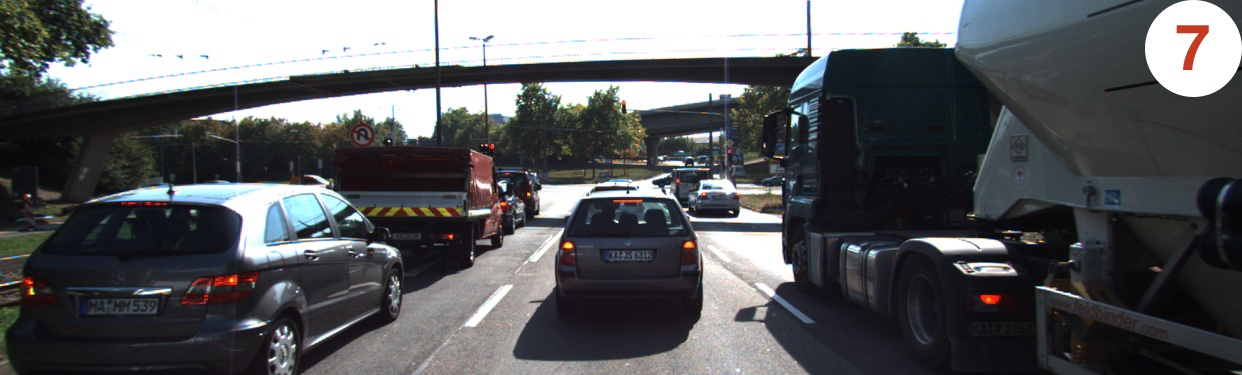
//> input picture src/my/descriptor_matching/images/img0007.jpg, 1242 x 375 px, given in place of 0000000000.png, which was not available
$ ./MidTermProject_Camera_Student   (built with g++ and OpenCV 4)
//> lines starting //> are read from the running program, lines starting //| are printed output that depends on the picture; pictures that were not available may be replaced by others from this repository, and a replacement may not be noted
### src/matching2D.hpp
#ifndef matching2D_hpp
#define matching2D_hpp

#include <stdio.h>
#include <iostream>
#include <sstream>
#include <iomanip>
#include <vector>
#include <cmath>
#include <limits>

#include <opencv2/core.hpp>
#include <opencv2/highgui/highgui.hpp>
#include <opencv2/imgproc/imgproc.hpp>
#include <opencv2/features2d.hpp>
#include <opencv2/xfeatures2d.hpp>
#include <opencv2/xfeatures2d/nonfree.hpp>

#include "dataStructures.h"


void detKeypointsHarris(std::vector<cv::KeyPoint> &keypoints, cv::Mat &img, bool bVis=false);
void detKeypointsShiTomasi(std::vector<cv::KeyPoint> &keypoints, cv::Mat &img, bool bVis=false);
void detKeypointsFAST(std::vector<cv::KeyPoint> &keypoints, cv::Mat &img, bool bVis=false);
void detKeypointsBRISK(std::vector<cv::KeyPoint> &keypoints, cv::Mat &img, bool bVis=false);
void detKeypointsSIFT(std::vector<cv::KeyPoint> &keypoints, cv::Mat &img, bool bVis=false);
void detKeypointsAkaze(std::vector<cv::KeyPoint> &keypoints, cv::Mat &img, bool bVis=false);
void detKeypointsORB(std::vector<cv::KeyPoint> &keypoints, cv::Mat &img, bool bVis=false);
void detKeypointsModern(std::vector<cv::KeyPoint> &keypoints, cv::Mat &img, std::string detectorType, bool bVis=false);
void descKeypoints(std::vector<cv::KeyPoint> &keypoints, cv::Mat &img, cv::Mat &descriptors, std::string descriptorType);
void matchDescriptors(std::vector<cv::KeyPoint> &kPtsSource, std::vector<cv::KeyPoint> &kPtsRef, cv::Mat &descSource, cv::Mat &descRef,
                      std::vector<cv::DMatch> &matches, std::string descriptorType, std::string matcherType, std::string selectorType);

#endif /* matching2D_hpp */

### src/dataStructures.h
#ifndef dataStructures_h
#define dataStructures_h

#include <vector>
#include <opencv2/core.hpp>


struct DataFrame { // represents the available sensor information at the same time instance

    cv::Mat cameraImg; // camera image

    std::vector<cv::KeyPoint> keypoints; // 2D keypoints within camera image
    cv::Mat descriptors; // keypoint descriptors
    std::vector<cv::DMatch> kptMatches; // keypoint matches between previous and current frame
};


#endif /* dataStructures_h */

### src/matching2D_Student.cpp
#include <numeric>
#include "matching2D.hpp"
/* INCLUDES FOR THIS PROJECT */
#include <iostream>
#include <fstream>
#include <sstream>
#include <iomanip>
#include <vector>
#include <cmath>
#include <limits>
#include <opencv2/core.hpp>
#include <opencv2/highgui/highgui.hpp>
#include <opencv2/imgproc/imgproc.hpp>
#include <opencv2/features2d.hpp>
#include <opencv2/xfeatures2d.hpp>
#include <opencv2/xfeatures2d/nonfree.hpp>

#include "dataStructures.h"
//#include "matching2D.hpp"


using namespace std;

// Find best matches for keypoints in two camera images based on several matching methods
void matchDescriptors(std::vector<cv::KeyPoint> &kPtsSource, std::vector<cv::KeyPoint> &kPtsRef, cv::Mat &descSource, cv::Mat &descRef,
                      std::vector<cv::DMatch> &matches, std::string descriptorType, std::string matcherType, std::string selectorType)
{
    // configure matcher
    bool crossCheck = false;
    cv::Ptr<cv::DescriptorMatcher> matcher;
    //BY ME--new vector definitions-----
    vector<vector<cv::DMatch>> matches_knn;
    vector<cv::DMatch> good_matches;
    int k=2;
    //----------

    if (matcherType.compare("MAT_BF") == 0)
    {
        //int normType = cv::NORM_HAMMING;
        int normType = descriptorType.compare("DES_BINARY") == 0 ? cv::NORM_HAMMING : cv::NORM_L2;
        matcher = cv::BFMatcher::create(normType, crossCheck);
        cout<<"BFF matching";
    }
    else if (matcherType.compare("MAT_FLANN") == 0)
    {
        if(descSource.type()!=CV_32F)
        {
            descSource.convertTo(descSource, CV_32F);
            descRef.convertTo(descRef, CV_32F);
        }
        int normType = descriptorType.compare("DES_BINARY") == 0 ? cv::NORM_HAMMING : cv::NORM_L2;
        matcher = cv::DescriptorMatcher::create(cv::DescriptorMatcher::FLANNBASED);
        cout<<"FLANN matching"<<endl;

    }

    // perform matching task
    if (selectorType.compare("SEL_NN") == 0)
    { // nearest neighbor (best match)
        matcher->match(descSource, descRef, matches); // Finds the best match for each descriptor in desc1
    }
    else if (selectorType.compare("SEL_KNN") == 0)
    { // k nearest neighbors (k=2)
        matcher->knnMatch(descSource,descRef,matches_knn,k);
    }

    if (selectorType.compare("SEL_KNN") == 0)
    {
        for(int i= 0;i<matches_knn[0].size();i++)
        {
            if(matches_knn[0][i].distance/matches_knn[1][i].distance < 0.8)
            {
                good_matches.push_back(matches_knn[0][1]);
            }
        }
    matches = good_matches;
    }
    // [11 lines of commented-out code are left out]

}

// Use one of several types of state-of-art descriptors to uniquely identify keypoints
void descKeypoints(vector<cv::KeyPoint> &keypoints, cv::Mat &img, cv::Mat &descriptors, string descriptorType)
{
    // select appropriate descriptor
    cv::Ptr<cv::DescriptorExtractor> extractor;
    cv::Ptr<cv::AKAZE> akaze_extractor = cv::AKAZE::create();
    if (descriptorType.compare("BRISK") == 0)
    {

        int threshold = 30;        // FAST/AGAST detection threshold score.
        int octaves = 3;           // detection octaves (use 0 to do single scale)
        float patternScale = 1.0f; // apply this scale to the pattern used for sampling the neighbourhood of a keypoint.

        extractor = cv::BRISK::create(threshold, octaves, patternScale);
    }
     else if((descriptorType.compare("AKAZE") == 0))
    {
        akaze_extractor = cv::AKAZE::create();
        akaze_extractor -> detectAndCompute(img, cv::noArray(), keypoints, descriptors);

    }
    else if((descriptorType.compare("ORB") == 0))
    {
        extractor = cv::ORB::create();
    }
    else if((descriptorType.compare("FREAK") == 0))
    {
        extractor = cv::xfeatures2d::FREAK::create();
    }
    else if((descriptorType.compare("SIFT") == 0))
    {
        extractor = cv::xfeatures2d::SIFT::create();
    }
      else if((descriptorType.compare("BRIEF") == 0))
    {
        extractor = cv::xfeatures2d::BriefDescriptorExtractor::create();
    }
    if((descriptorType.compare("AKAZE") != 0))
    {
        double t = (double)cv::getTickCount();

        extractor->compute(img, keypoints, descriptors);

        t = ((double)cv::getTickCount() - t) / cv::getTickFrequency();
        cout<<descriptorType << " descriptor extraction in " << 1000 * t / 1.0 << " ms" << endl;
    }
}

// Detect keypoints in image using the traditional Shi-Thomasi detector
// [100 lines left out: functions detKeypointsShiTomasi, detKeypointsHarris, not called in this run]

void detKeypointsFAST(vector<cv::KeyPoint> &keypoints, cv::Mat &img, bool bVis)
{
    int threshold = 30;
    bool NMS = true;
    cv::FastFeatureDetector::DetectorType type =  cv::FastFeatureDetector::TYPE_9_16;
    //cv::Ptr<cv::FeatureDetector> detector = cv::FastFeatureDetector::create(); even works without defining the type
    cv::Ptr<cv::FeatureDetector> detector = cv::FastFeatureDetector::create(threshold,NMS,type);

    double t = (double)cv::getTickCount();
    detector->detect(img,keypoints);
    t = ((double)cv::getTickCount() - t) / cv::getTickFrequency();
    cout << "FAST detection with n=" << keypoints.size() << " keypoints in " << 1000 * t / 1.0 << " ms" << endl;

        if (bVis)
    {
        cv::Mat visImage = img.clone();
        cv::drawKeypoints(img, keypoints, visImage, cv::Scalar::all(-1), cv::DrawMatchesFlags::DRAW_RICH_KEYPOINTS);
        string windowName = "FAST Corner Detector Results";
        cv::namedWindow(windowName, 6);
        imshow(windowName, visImage);
        cv::waitKey(0);
    }

    t = ((double)cv::getTickCount() - t) / cv::getTickFrequency();
    cout << "FAST n=" << keypoints.size() << " keypoints in " << 1000 * t / 1.0 << " ms" << endl;
    // [8 lines of commented-out code are left out]
}

// [77 lines left out: functions detKeypointsBRISK, detKeypointsSIFT, detKeypointsAkaze, detKeypointsORB, not called in this run]

### src/MidTermProject_Camera_Student.cpp
/* INCLUDES FOR THIS PROJECT */
#include <iostream>
#include <fstream>
#include <sstream>
#include <iomanip>
#include <vector>
#include <cmath>
#include <limits>
#include <opencv2/core.hpp>
#include <opencv2/highgui/highgui.hpp>
#include <opencv2/imgproc/imgproc.hpp>
#include <opencv2/features2d.hpp>
#include <opencv2/xfeatures2d.hpp>
#include <opencv2/xfeatures2d/nonfree.hpp>

#include "dataStructures.h"
#include "matching2D.hpp"

using namespace std;

/* MAIN PROGRAM */
int main(int argc, const char *argv[])
{

    /* INIT VARIABLES AND DATA STRUCTURES */

    // data location
    string dataPath = "../";

    // camera
    string imgBasePath = dataPath + "images/";
    string imgPrefix = "KITTI/2011_09_26/image_00/data/000000"; // left camera, color
    string imgFileType = ".png";
    int imgStartIndex = 0; // first file index to load (assumes Lidar and camera names have identical naming convention)
    int imgEndIndex = 9;   // last file index to load
    int imgFillWidth = 4;  // no. of digits which make up the file index (e.g. img-0001.png)

    // misc
    int dataBufferSize = 2;       // no. of images which are held in memory (ring buffer) at the same time
    vector<DataFrame> dataBuffer; // list of data frames which are held in memory at the same time
    bool bVis = false;            // visualize results

    /* MAIN LOOP OVER ALL IMAGES */

    for (size_t imgIndex = 0; imgIndex <= imgEndIndex - imgStartIndex; imgIndex++)
    {
        /* LOAD IMAGE INTO BUFFER */

        // assemble filenames for current index
        ostringstream imgNumber;
        imgNumber << setfill('0') << setw(imgFillWidth) << imgStartIndex + imgIndex;
        string imgFullFilename = imgBasePath + imgPrefix + imgNumber.str() + imgFileType;

        // load image from file and convert to grayscale
        cv::Mat img, imgGray;
        img = cv::imread(imgFullFilename);
//> img is the input picture: 375 rows x 1242 cols, CV_8UC3; mean B, G, R 94.7, 92.3, 90.9
        cv::cvtColor(img, imgGray, cv::COLOR_BGR2GRAY);
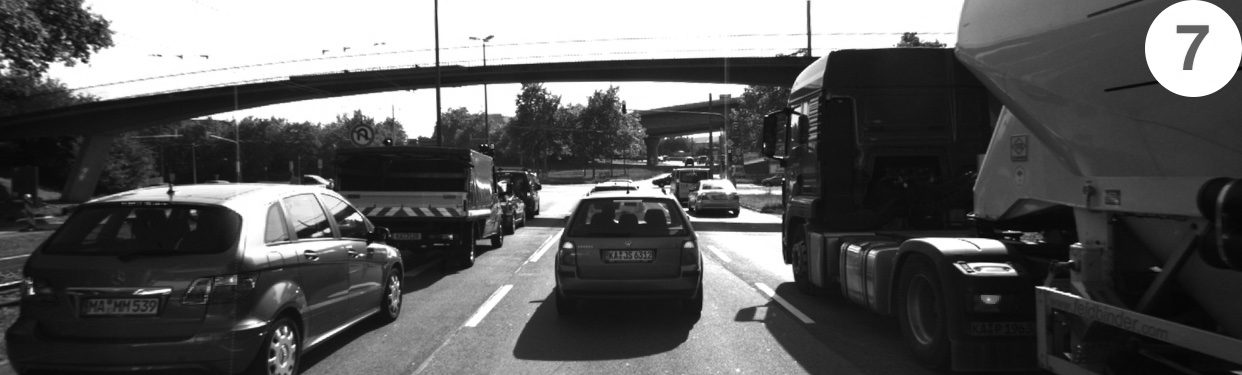
//> imgGray: 375 rows x 1242 cols, CV_8UC1; min 4, max 255, mean 92.2


        //// STUDENT ASSIGNMENT
        //// TASK MP.1 -> replace the following code with ring buffer of size dataBufferSize

        // push image into data frame buffer
        DataFrame frame;
        frame.cameraImg = imgGray;
        // dataBuffer.push_back(frame);
        if(dataBuffer.size() == dataBufferSize)
        {
            dataBuffer.at(0) = dataBuffer.at(1);
            dataBuffer.at(1) = frame;
        }
        else if(dataBuffer.size() < dataBufferSize)
        {
            dataBuffer.push_back(frame);

        }
        //// EOF STUDENT ASSIGNMENT
        cout << "#1 : LOAD IMAGE INTO BUFFER done" << endl;

        /* DETECT IMAGE KEYPOINTS */

        // extract 2D keypoints from current image
        vector<cv::KeyPoint> keypoints; // create empty feature list for current image
        string detectorType ="FAST";

        //// STUDENT ASSIGNMENT
        //// TASK MP.2 -> add the following keypoint detectors in file matching2D.cpp and enable string-based selection based on detectorType
        //// -> HARRIS, FAST, BRISK, ORB, AKAZE, SIFT


        if (detectorType.compare("SHITOMASI") == 0)
        {
            detKeypointsShiTomasi(keypoints, imgGray, false);
        }
        else if(detectorType.compare("HARRIS") == 0)
        {
            detKeypointsHarris(keypoints, imgGray, false);
        }
        else if(detectorType.compare("FAST") == 0)
        {
            detKeypointsFAST(keypoints, imgGray, false);
//> in detKeypointsFAST, `detector->detect(img,keypoints);`: keypoints = 1877 keypoints; strongest (x, y, size): (627, 192, 7), (504, 190, 7), (617, 221, 7), (731, 212, 7)
        }
         else if(detectorType.compare("BRISK") == 0)
        {
            detKeypointsBRISK(keypoints, imgGray, false);
        }
        else if(detectorType.compare("SIFT") == 0)
        {
            detKeypointsSIFT(keypoints, imgGray,false);
        }
         else if(detectorType.compare("ORB") == 0)
        {
            detKeypointsORB(keypoints, imgGray,false);
        }
        else if(detectorType.compare("AKAZE") == 0)
        {
            detKeypointsAkaze(keypoints, imgGray,false);
        }
        //// EOF STUDENT ASSIGNMENT

        //// STUDENT ASSIGNMENT
        //// TASK MP.3 -> only keep keypoints on the preceding vehicle

        // only keep keypoints on the preceding vehicle

        bool bFocusOnVehicle = true;
        cv::Rect vehicleRect(535, 180, 180, 150);
        if (bFocusOnVehicle)
        {
          vector<cv::KeyPoint> keypoint_rect;
          for(auto i=keypoints.begin(); i!=keypoints.end(); i++)
          {
              if(vehicleRect.contains(i->pt))
              {
                cv::KeyPoint roi_kp;
                roi_kp.pt = cv::Point2f(i->pt);
                roi_kp.size = 1;
                keypoint_rect.push_back(roi_kp);
              }
          }
//> after the loop, keypoint_rect = 169 keypoints; strongest (x, y, size): (538, 180, 1), (630, 180, 1), (633, 180, 1), (677, 180, 1)
          keypoints = keypoint_rect;
//> keypoints has the same summary as keypoint_rect
        }

        //// EOF STUDENT ASSIGNMENT

        // optional : limit number of keypoints (helpful for debugging and learning)
        bool bLimitKpts = true;
        if (bLimitKpts)
        {
            int maxKeypoints = 50;

            if (detectorType.compare("SHITOMASI") == 0)
            { // there is no response info, so keep the first 50 as they are sorted in descending quality order
                keypoints.erase(keypoints.begin() + maxKeypoints, keypoints.end());
            }
            cv::KeyPointsFilter::retainBest(keypoints, maxKeypoints);
//> keypoints = 169 keypoints; strongest (x, y, size): (563, 229, 1), (660, 204, 1), (664, 204, 1), (538, 205, 1)
            cout << " NOTE: Keypoints have been limited!" << endl;
        }

        // push keypoints and descriptor for current frame to end of data buffer
        (dataBuffer.end() - 1)->keypoints = keypoints;
        cout << "#2 : DETECT KEYPOINTS done" << endl;

        /* EXTRACT KEYPOINT DESCRIPTORS */

        //// STUDENT ASSIGNMENT
        //// TASK MP.4 -> add the following descriptors in file matching2D.cpp and enable string-based selection based on descriptorType
        //// -> BRIEF, ORB, FREAK, AKAZE, SIFT

        cv::Mat descriptors;
        string descriptorType = "SIFT"; // BRIEF, ORB, FREAK, AKAZE, SIFT
        descKeypoints((dataBuffer.end() - 1)->keypoints, (dataBuffer.end() - 1)->cameraImg, descriptors, descriptorType);
        //// EOF STUDENT ASSIGNMENT

        // push descriptors for current frame to end of data buffer
        (dataBuffer.end() - 1)->descriptors = descriptors;

        cout << "#3 : EXTRACT DESCRIPTORS done" << endl;

        if (dataBuffer.size() > 1) // wait until at least two images have been processed
        {

            /* MATCH KEYPOINT DESCRIPTORS */

            vector<cv::DMatch> matches;

            string matcherType = "MAT_FLANN";        // MAT_BF, MAT_FLANN
            string descriptorType = "DES_BINARY"; // DES_BINARY, DES_HOG
            string selectorType = "SEL_NN";       // SEL_NN, SEL_KNN

            //// STUDENT ASSIGNMENT
            //// TASK MP.5 -> add FLANN matching in file matching2D.cpp
            //// TASK MP.6 -> add KNN match selection and perform descriptor distance ratio filtering with t=0.8 in file matching2D.cpp


            matchDescriptors((dataBuffer.end() - 2)->keypoints, (dataBuffer.end() - 1)->keypoints,
                             (dataBuffer.end() - 2)->descriptors, (dataBuffer.end() - 1)->descriptors,
                             matches, descriptorType, matcherType, selectorType);

            //// EOF STUDENT ASSIGNMENT

            // store matches in current data frame
            (dataBuffer.end() - 1)->kptMatches = matches;

            cout << "#4 : MATCH KEYPOINT DESCRIPTORS done" << endl;

            // visualize matches between current and previous image
            bVis = true;
            if (bVis)
            {
                cv::Mat matchImg = ((dataBuffer.end() - 1)->cameraImg).clone();

                cv::drawMatches((dataBuffer.end() - 2)->cameraImg, (dataBuffer.end() - 2)->keypoints,
                                (dataBuffer.end() - 1)->cameraImg, (dataBuffer.end() - 1)->keypoints,
                                matches, matchImg,
                                cv::Scalar::all(-1), cv::Scalar::all(-1),
                                vector<char>(), cv::DrawMatchesFlags::DRAW_RICH_KEYPOINTS);

                string windowName = "Matching keypoints between two camera images";
                cv::namedWindow(windowName, 7);
                cv::imshow(windowName, matchImg);
                cout << "Press key to continue to next image" << endl;
                cv::waitKey(0); // wait for key to be pressed
            }
            bVis = false;
        }

    } // eof loop over all images
//> pass 2 of the loop `for (size_t imgIndex = 0; imgIndex <= imgEndIndex - imgStartIndex; img..`:
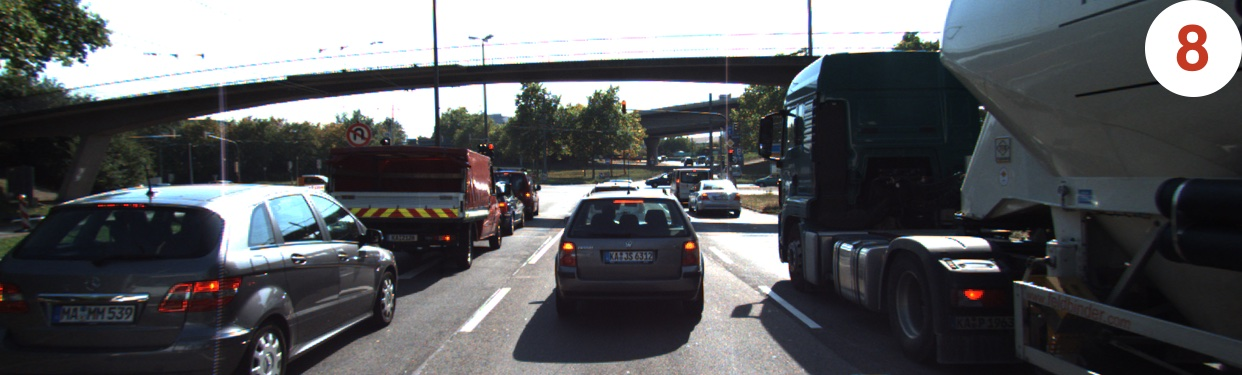
//> input picture src/my/descriptor_matching/images/img0008.jpg, 1242 x 375 px, given in place of 0000000001.png, which was not available
//> img is the input picture: 375 rows x 1242 cols, CV_8UC3; mean B, G, R 94.9, 92.2, 90.9
//> `cv::cvtColor(img, imgGray, cv::COLOR_BGR2GRAY);`:
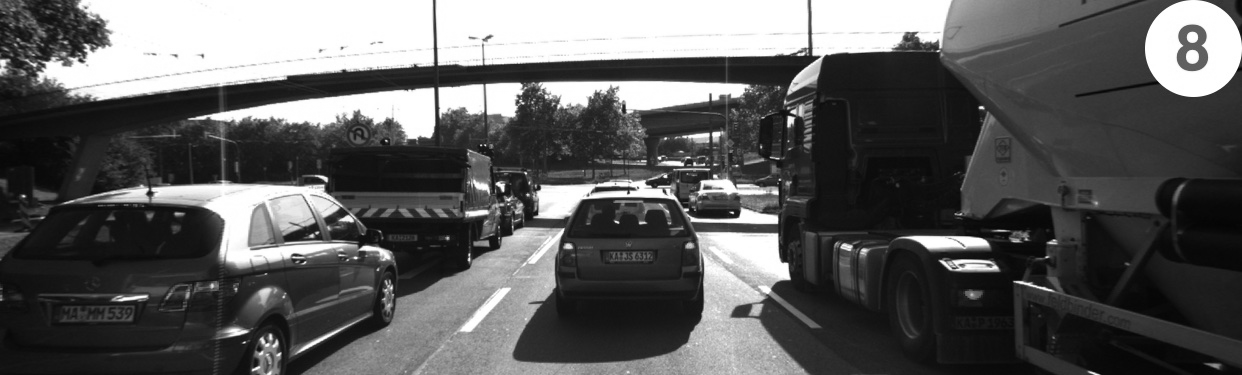
//> imgGray: 375 rows x 1242 cols, CV_8UC1; min 4, max 255, mean 92.1
//> in detKeypointsFAST (call 2), `detector->detect(img,keypoints);`: keypoints = 1888 keypoints; strongest (x, y, size): (732, 212, 7), (628, 192, 7), (617, 222, 7), (615, 221, 7)
//> after the loop `for(auto i=keypoints.begin(); i!=keypoints.end(); i++)`: keypoint_rect = 173 keypoints; strongest (x, y, size): (611, 180, 1), (618, 180, 1), (624, 180, 1), (626, 180, 1)
//> `keypoints = keypoint_rect;`: keypoints has the same summary as keypoint_rect
//> `cv::KeyPointsFilter::retainBest(keypoints, maxKeypoints);`: keypoints = 173 keypoints; strongest (x, y, size): (671, 229, 1), (626, 205, 1), (635, 205, 1), (644, 205, 1)
//> `cv::imshow(windowName, matchImg);`:
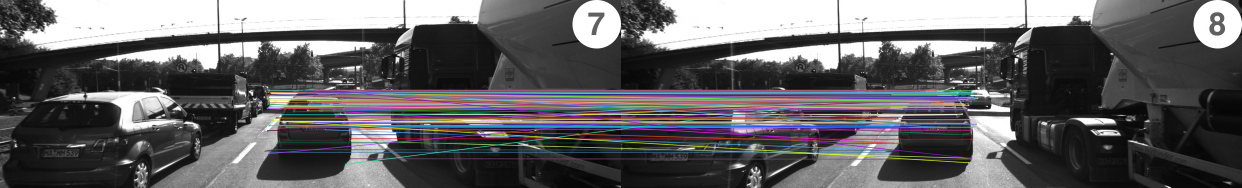
//> window 'Matching keypoints between two': 375 rows x 2484 cols, CV_8UC3 (shown at 1/2 size); mean B, G, R 98.6, 96.7, 98.7
//> (the run ends here: the program stops with an error, at `cv::cvtColor(img, imgGray, cv::COLOR_BGR2GRAY);`)
